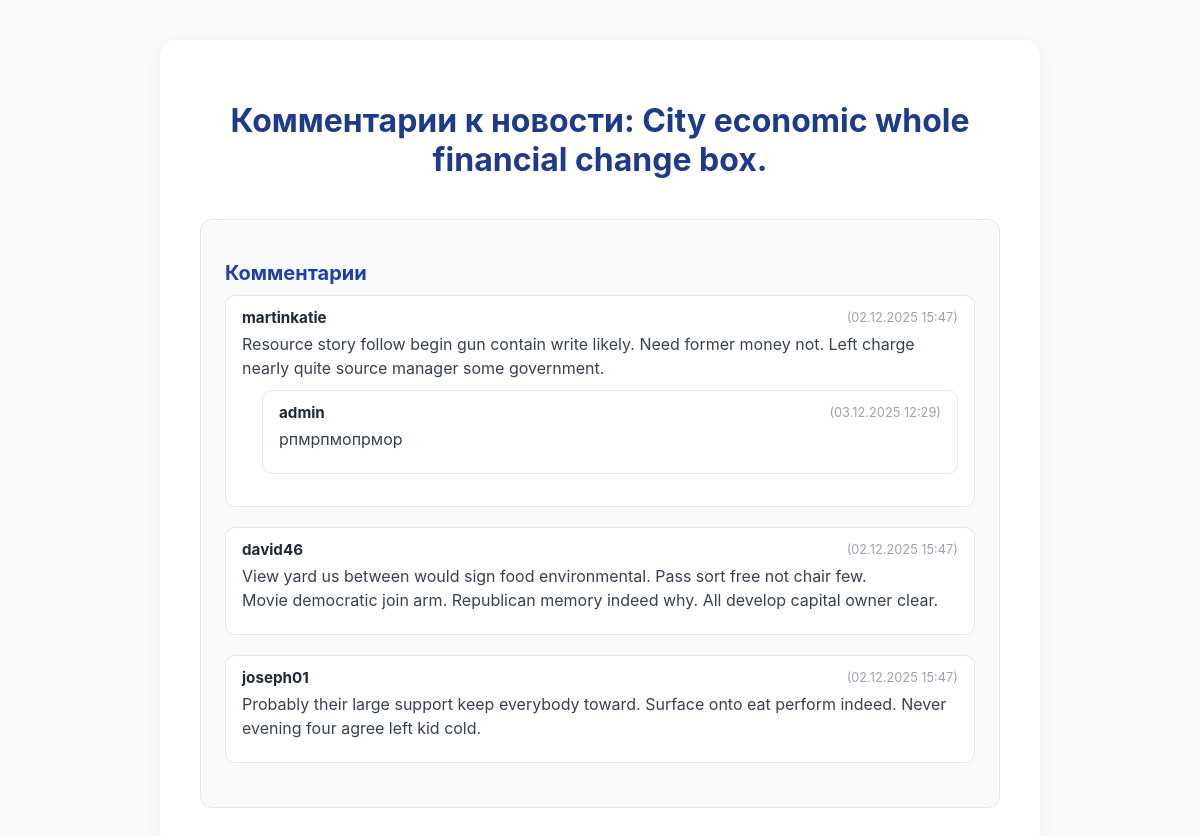
Screenshot of /comments/news/2/comments/ with the database file from the repository.
### apps/comments/models.py (models this page shows, shortened)
class Comment(AbstractBaseModel):
    news = models.ForeignKey(News, on_delete=models.CASCADE, related_name='comments')
    user = models.ForeignKey(User, on_delete=models.CASCADE, related_name='comments')
    text = models.TextField()
    parent = models.ForeignKey('self', null=True, blank=True, on_delete=models.CASCADE, related_name='replies')

### apps/accounts/models.py (models this page shows, shortened)
class User(AbstractUser, AbstractBaseModel):
    email = models.EmailField(unique=True)
    bio = models.TextField(blank=True, null=True)
    avatar = models.ImageField(upload_to='avatars/', blank=True, null=True)
    objects = UserManager()
    USERNAME_FIELD = 'username'
    REQUIRED_FIELDS = ['email']

### apps/comments/views.py (the view)
# urls.py: path('news/<int:news_id>/comments/', views.comment_list, name='comment_list'),
def comment_list(request, news_id):
    news_item = get_object_or_404(News, id=news_id)
    comments = Comment.objects.filter(news=news_item, is_deleted=False, parent__isnull=True)
    if request.headers.get('Accept') == 'application/json':
        serializer = CommentSerializer(comments, many=True)
        return JsonResponse(serializer.data, safe=False)
    context = {
        'news': news_item,
        'comments': comments,
        'title': f'Комментарии к новости: {news_item.title}'
    }
    return render(request, 'comment_list.html', context)

### apps/comments/templates/comment_list.html (shortened to what this page needs)
<!DOCTYPE html>
<html lang="ru">
<head>
</head>
<body>
    <div class="container">
        <h1>{{ title }}</h1>
        <div id="comments-section">
            <h2>Комментарии</h2>
            {% if comments %}
                {% for comment in comments %}
                    <div class="comment">
                        <div class="comment-header">
                            <span class="comment-author">{{ comment.user.username }}</span>
                            <span class="comment-date">({{ comment.created_at|date:"d.m.Y H:i" }})</span>
                        </div>
                        <p class="comment-text">{{ comment.text|linebreaksbr }}</p>
                        {% if comment.replies.all %}
                            <div class="reply">
                                {% for reply in comment.replies.all %}
                                    <div class="comment">
                                        <div class="comment-header">
                                            <span class="comment-author">{{ reply.user.username }}</span>
                                            <span class="comment-date">({{ reply.created_at|date:"d.m.Y H:i" }})</span>
                                        </div>
                                        <p class="comment-text">{{ reply.text|linebreaksbr }}</p>
                                    </div>
                                {% endfor %}
                            </div>
                        {% endif %}
                    </div>
                    {% endfor %}
            {% else %}
                <p>Комментариев пока нет.</p>
            {% endif %}
        </div>
    </div>
</body>
</html>

### apps/comments/templates/comment_list.html (style rules this page uses)
body { font-family: 'Inter', 'Segoe UI', Roboto, sans-serif; background: #f9fafb; color: #111827; margin: 0; padding: 40px 20px; display: flex; justify-content: center; }
.container { max-width: 800px; width: 100%; background: #ffffff; border-radius: 16px; padding: 40px; box-shadow: 0 6px 20px rgba(0, 0, 0, 0.05); }
h1 { font-size: 2rem; color: #1e3a8a; margin-bottom: 20px; text-align: center; }
h2 { font-size: 1.25rem; color: #1e40af; margin-bottom: 10px; }
p { color: #374151; line-height: 1.6; }
#comments-section { margin-top: 40px; padding: 24px; background: #f8fafc; border-radius: 12px; border: 1px solid #e2e8f0; }
.comment { margin-bottom: 20px; padding: 12px 16px; background: #ffffff; border-radius: 10px; border: 1px solid #e5e7eb; }
.reply { margin-left: 20px; }
.comment-header { display: flex; justify-content: space-between; align-items: center; margin-bottom: 5px; font-size: 0.95rem; }
.comment-author { font-weight: 700; color: #1f2937; }
.comment-date { font-size: 0.8rem; color: #9ca3af; }
.comment-text { margin-top: 5px; margin-bottom: 10px; color: #374151; line-height: 1.5; }

### rows the page displays
Comment: user.username "martinkatie", created_at "02.12.2025 15:47", text "Resource story follow begin gun contain write likely. Need former money not. Left charge nearly quite source manager some government."
Comment: user.username "admin", created_at "03.12.2025 12:29", text "рпмрпмопрмор"
Comment: user.username "david46", created_at "02.12.2025 15:47", text "View yard us between would sign food environmental. Pass sort free not chair few. Movie democratic join arm. Republican memory indeed why. All develop capital owner clear."
Comment: user.username "joseph01", created_at "02.12.2025 15:47", text "Probably their large support keep everybody toward. Surface onto eat perform indeed. Never evening four agree left kid cold."

### other values shown
{{ title }} "Комментарии к новости: City economic whole financial change box."
